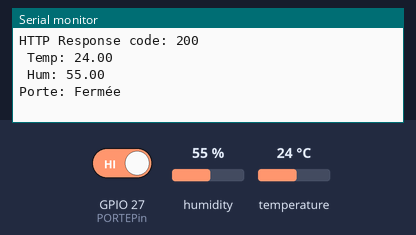
A sketch run on a simulated ESP32. On the bench: the last lines printed to the serial monitor. Inputs (shaded band) come from the test bench; at power-on: GPIO 27 (PORTEPin) HIGH, humidity 55 %, temperature 24 °C. WiFi joins after 1.5 s; servers stay silent unless stated; uploads are accepted with an empty reply.

Above: at 2.8 s.
2.9 s: GPIO 27 (PORTEPin) driven LOW
At 7.4 s:
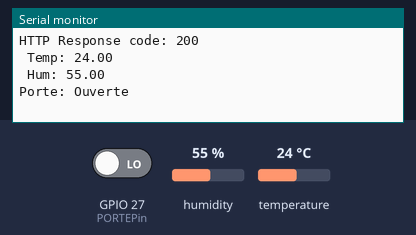
8.7 s: humidity set to 22 %
At 12.18 s:
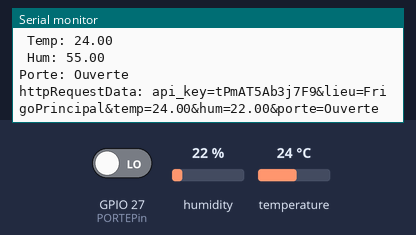
14.5 s: temperature set to 12 °C
At 18.3 s:
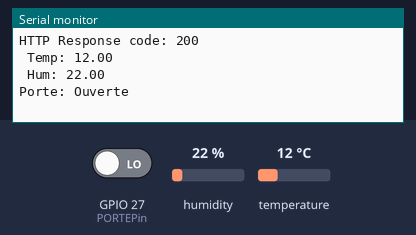
20.3 s: GPIO 27 (PORTEPin) driven HIGH
At 22.6 s:
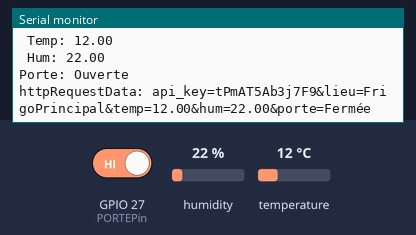
26.1 s: humidity set to 40 %
At 29.2 s:
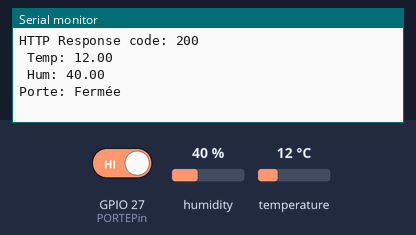
Timing chart, 0 to 30.7 s (numbered marks = the images above; inputs shaded):
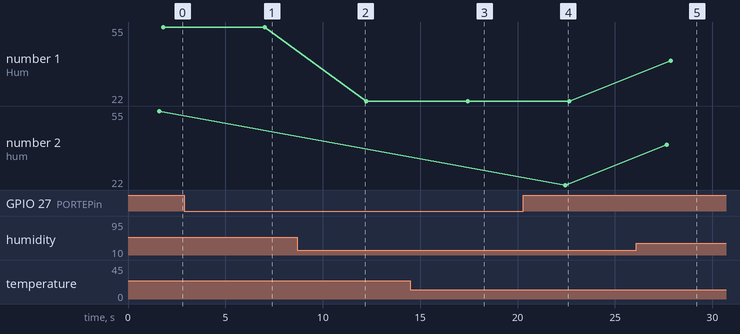

Measured:
- after the input at 2.9 s, the serial monitor: prints a new line after 3.9 s (image 1)
- after the input at 8.7 s, the serial monitor: prints a new line after 3.3 s (image 2)
- after the input at 14.5 s, the serial monitor: prints a new line after 2.7 s (image 3)
- after the input at 20.3 s, the serial monitor: prints a new line after 2.1 s (image 4)
- after the input at 26.1 s, the serial monitor: prints a new line after 1.6 s (image 5)
- plotted number 1: 55 → 22 after the input at 8.7 s, 22 → 40 after the input at 26.1 s
- plotted number 2: 22 → 40 after the input at 26.1 s

The sketch:

Esp32.ino
```cpp
// (licence header left out)
#include <WiFi.h>
#include <HTTPClient.h>
#include "DHT.h"
#include <string.h>


// Changer ces parametres pour vous connecter sur votre reseau
const char* ssid     = "CuisseDanglasme";
const char* password = "tzaZak1Oli";

// Ne pas changer cette ligne, elle permet la connection avec le script PHP qui permet l'envoie d'information à la base de donnée MySQL
const char* serverName = "http://192.168.2.49/post-esp-data.php";

// Ne pas changer cette cle API qui permet la connection avec le script PHP qui permet l'envoie d'information à la base de donnée MySQL
String apiKeyValue = "tPmAT5Ab3j7F9";

// Quel capteur est entrain d'envoyer de l'information
String sensorLocation = "FrigoPrincipal";


// Pin qui recoit l'information du DHT22
uint8_t DHTPin = 14;

// Pin pour le capteur magnétique de la porte
uint8_t PORTEPin = 27;
String PORTE = "Fermee";

// Creation de l'objet DHT22
DHT dht(DHTPin, DHT22);

void setup() {
  Serial.begin(115200);
  delay(100);

  pinMode(DHTPin, INPUT);

  dht.begin();

  //Connection au Wifi
  WiFi.begin(ssid, password);
  Serial.println("Connecting");

  while(WiFi.status() != WL_CONNECTED) {
    delay(500);
    Serial.print(".");
  }
  Serial.println("");
  Serial.print("Connecté au Wifi avec l'addresse IP : ");
  Serial.println(WiFi.localIP());

}

void loop() {

  if(digitalRead(PORTEPin) == 0) {
    PORTE = "Ouverte";
  } else {
    PORTE = "Fermée";
  }
  //Verification de la connection Wifi
  if(WiFi.status()== WL_CONNECTED){
    HTTPClient http;

    // Connection au script PHP
    http.begin(serverName);
    http.addHeader("Content-Type", "application/x-www-form-urlencoded");

    // Infomations à envoyer
    String httpRequestData = "api_key=" + apiKeyValue +
                          + "&lieu=" + sensorLocation + "&temp=" + String(dht.readTemperature())
                          + "&hum=" + String(dht.readHumidity()) + "&porte=" + PORTE + "";
    Serial.print("\n\rhttpRequestData: ");
    Serial.println(httpRequestData);

    //Envoie d'une requet POST
    int httpResponseCode = http.POST(httpRequestData);

    // Verification de la bonne connection
    if (httpResponseCode>0) {
      Serial.print("HTTP Response code: ");
      Serial.println(httpResponseCode);
    }
    else {
      Serial.print("Error code: ");
      Serial.println(httpResponseCode);
    }
    // Vide le buffer
    http.end();
  }
  else {
    Serial.println("Deconnecté du Wifi");
  }

  Serial.print("\n\r Temp: ");
  Serial.print(dht.readTemperature());
  Serial.print("\n\r Hum: ");
  Serial.print(dht.readHumidity());
  Serial.print("\n\rPorte: ");
  Serial.print(PORTE);

  //Réglage de la frequence d'envoie d'information (1000 = 1 seconde)
  delay(5000);
}
```
